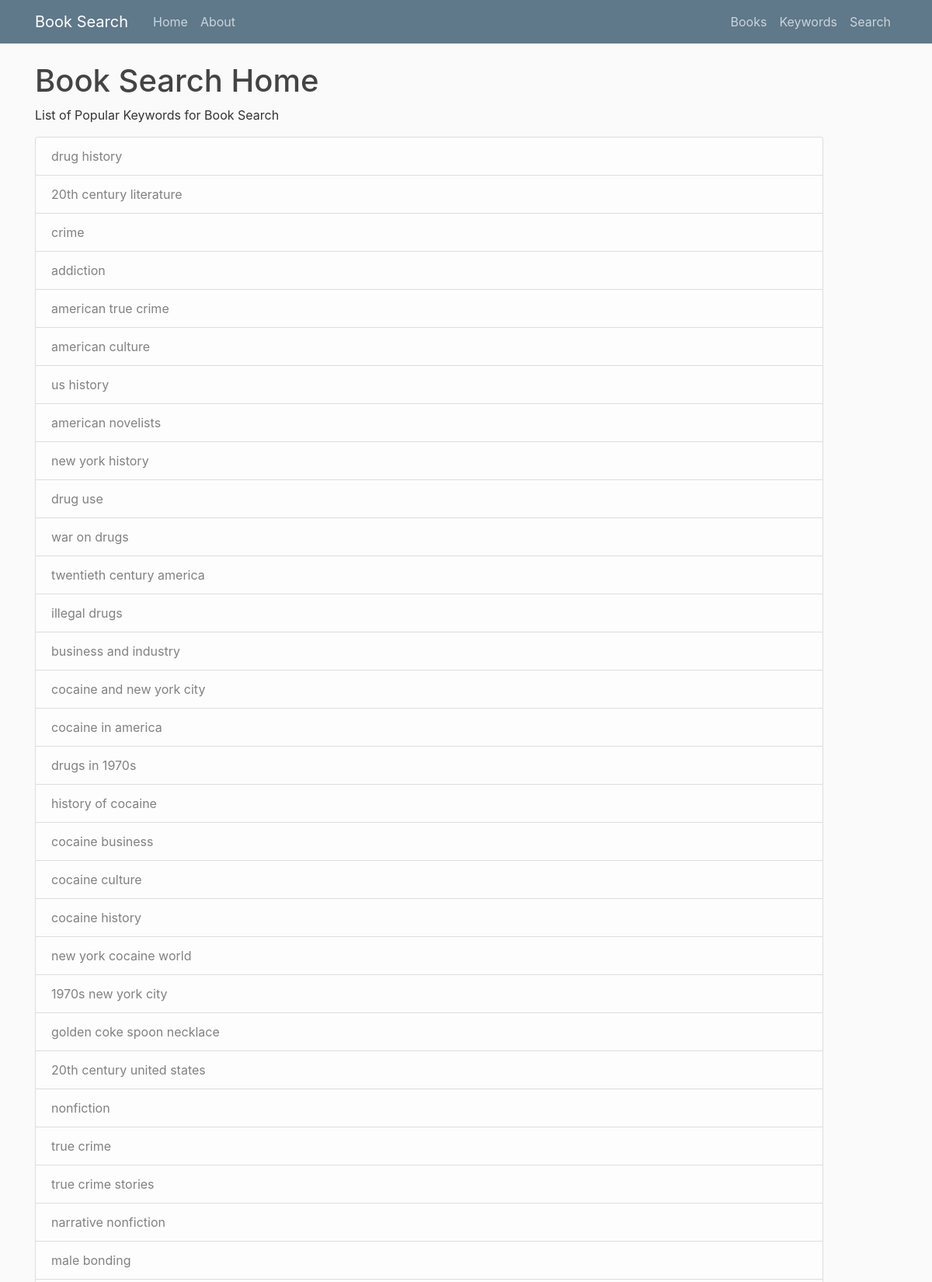
/catalog/keys_list/ (upper part), run on the app's committed database.
### catalog/models.py (models this page shows, shortened)
class Keyword(models.Model):
    keyword = models.CharField(max_length=200, help_text='Enter a book keyword (e.g. drug history)')

### catalog/views.py (the view)
# urls.py: path('keys_list/', views.keywordListView.as_view(), name='keyword_view'),
class keywordListView(ListView):
    model = Keyword
    template_name = 'keyword_view.html'
    keyall = Keyword.objects.all()
    context_object_name = 'keywords'
    def get_queryset(self):
            return Keyword.objects.all()

### catalog/templates/keyword_view.html
{% extends "base_generic.html" %}
{% block content %}
  <h1>Book Search Home</h1>
  <p>List of Popular Keywords for Book Search</p>
  <div class="article-metadata">
  {% if keywords %}
    <ul class="list-group">
    {% for k in keywords %}
        <li class="list-group-item list-group-item-light">{{ k.keyword }}</a></li>
    {% endfor %}
    </ul>
{% else %}
    <p>No Keywords are available.</p>
  </div>
  {% endif %}
{% endblock content %}

### catalog/templates/base_generic.html (shortened to what this page needs)
{% load static %}
<!DOCTYPE html>
<html>
<head>
    <link rel="stylesheet" href="https://maxcdn.bootstrapcdn.com/bootstrap/4.0.0/css/bootstrap.min.css">
    <link rel="stylesheet" type="text/css" href="{% static '/main.css' %}">
</head>
<body>
    <header class="site-header">
      <nav class="navbar navbar-expand-md navbar-dark bg-steel fixed-top">
        <div class="container">
          <a class="navbar-brand mr-4" href="{% url 'index' %}">Book Search</a>
          <div class="collapse navbar-collapse" id="navbarToggle">
            <div class="navbar-nav mr-auto">
              <a class="nav-item nav-link" href="{% url 'index' %}">Home</a>
              <a class="nav-item nav-link" >About</a>
            </div>
            <div class="navbar-nav">
              <a class="nav-item nav-link" href="{% url 'book_view' %}">Books</a>
              <a class="nav-item nav-link" href="{% url 'keyword_view' %}">Keywords</a>
              <a class="nav-item nav-link" href="{% url 'keyword_search' %}">Search</a>
            </div>
          </div>
        </div>
      </nav>
    </header>
    <main role="main" class="container">
      <div class="row">
        <div class="col-md-11">
          {% block content %}{% endblock %}
        </div>
      </div>
    </main>
</body>
</html>

### catalog/static/main.css (style rules this page uses)
body { background: #fafafa; color: #333333; margin-top: 5rem; }
h1, h2, h3, h4, h5, h6 { color: #444444; }
ul { margin: 0; }
.bg-steel { background-color: #5f788a; }
.site-header .navbar-nav .nav-link { color: #cbd5db; }
.article-metadata { padding-bottom: 1px; margin-bottom: 4px; border-bottom: 1px solid #e3e3e3 }

### data on the page
Keyword: keyword "drug history"
Keyword: keyword "20th century literature"
Keyword: keyword "crime"
Keyword: keyword "addiction"
Keyword: keyword "american true crime"
Keyword: keyword "american culture"
Keyword: keyword "us history"
Keyword: keyword "american novelists"
Keyword: keyword "new york history"
Keyword: keyword "drug use"
Keyword: keyword "war on drugs"
Keyword: keyword "twentieth century america"
Keyword: keyword "illegal drugs"
Keyword: keyword "business and industry"
Keyword: keyword "cocaine and new york city"
Keyword: keyword "cocaine in america"
Keyword: keyword "drugs in 1970s"
Keyword: keyword "history of cocaine"
Keyword: keyword "cocaine business"
Keyword: keyword "cocaine culture"
Keyword: keyword "cocaine history"
Keyword: keyword "new york cocaine world"
Keyword: keyword "1970s new york city"
Keyword: keyword "golden coke spoon necklace"
Keyword: keyword "20th century united states"
Keyword: keyword "nonfiction"
Keyword: keyword "true crime"
Keyword: keyword "true crime stories"
Keyword: keyword "narrative nonfiction"
Keyword: keyword "male bonding"
